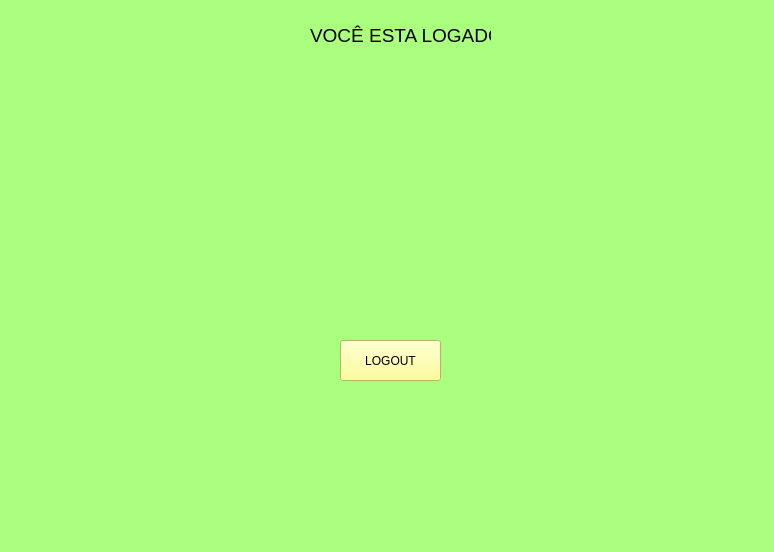
<?xml version="1.0" encoding="UTF-8"?>
<ui version="4.0">
 <class>MainWindow</class>
 <widget class="QMainWindow" name="MainWindow">
  <property name="geometry">
   <rect>
    <x>0</x>
    <y>0</y>
    <width>774</width>
    <height>552</height>
   </rect>
  </property>
  <property name="windowTitle">
   <string>MainWindow</string>
  </property>
  <property name="styleSheet">
   <string notr="true">background-color: rgb(170, 255, 127);</string>
  </property>
  <widget class="QWidget" name="centralwidget">
   <widget class="QLabel" name="label">
    <property name="geometry">
     <rect>
      <x>310</x>
      <y>-10</y>
      <width>181</width>
      <height>91</height>
     </rect>
    </property>
    <property name="font">
     <font>
      <pointsize>14</pointsize>
      <strikeout>false</strikeout>
     </font>
    </property>
    <property name="text">
     <string>VOCÊ ESTA LOGADO!</string>
    </property>
    <property name="textFormat">
     <enum>Qt::AutoText</enum>
    </property>
    <property name="scaledContents">
     <bool>true</bool>
    </property>
   </widget>
   <widget class="QPushButton" name="pushButton">
    <property name="geometry">
     <rect>
      <x>340</x>
      <y>340</y>
      <width>101</width>
      <height>41</height>
     </rect>
    </property>
    <property name="styleSheet">
     <string notr="true">background-color: rgb(255, 255, 127);</string>
    </property>
    <property name="text">
     <string>LOGOUT</string>
    </property>
   </widget>
  </widget>
  <widget class="QMenuBar" name="menubar">
   <property name="geometry">
    <rect>
     <x>0</x>
     <y>0</y>
     <width>774</width>
     <height>21</height>
    </rect>
   </property>
  </widget>
  <widget class="QStatusBar" name="statusbar"/>
 </widget>
 <resources/>
 <connections/>
</ui>
